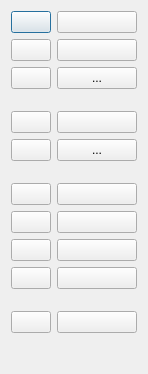
<?xml version="1.0" encoding="UTF-8"?>
<ui version="4.0">
 <class>MainCanvasToolDialog</class>
 <widget class="QDialog" name="MainCanvasToolDialog">
  <property name="windowModality">
   <enum>Qt::NonModal</enum>
  </property>
  <property name="geometry">
   <rect>
    <x>0</x>
    <y>0</y>
    <width>145</width>
    <height>374</height>
   </rect>
  </property>
  <property name="sizePolicy">
   <sizepolicy hsizetype="Minimum" vsizetype="Minimum">
    <horstretch>0</horstretch>
    <verstretch>0</verstretch>
   </sizepolicy>
  </property>
  <property name="windowTitle">
   <string>Dialog</string>
  </property>
  <layout class="QFormLayout" name="formLayout">
   <item row="1" column="0">
    <widget class="QPushButton" name="m_button_node_reservoir">
     <property name="text">
      <string/>
     </property>
    </widget>
   </item>
   <item row="1" column="1">
    <widget class="QPushButton" name="m_button_node_lake">
     <property name="text">
      <string/>
     </property>
    </widget>
   </item>
   <item row="2" column="0">
    <widget class="QPushButton" name="m_button_node_demand">
     <property name="text">
      <string/>
     </property>
    </widget>
   </item>
   <item row="2" column="1">
    <widget class="QPushButton" name="m_button_node_basin">
     <property name="text">
      <string/>
     </property>
    </widget>
   </item>
   <item row="3" column="0">
    <widget class="QPushButton" name="m_button_node_junction">
     <property name="text">
      <string/>
     </property>
    </widget>
   </item>
   <item row="3" column="1">
    <widget class="QPushButton" name="m_button_node_properties">
     <property name="text">
      <string>...</string>
     </property>
    </widget>
   </item>
   <item row="6" column="0">
    <widget class="QPushButton" name="m_button_link_default">
     <property name="text">
      <string/>
     </property>
    </widget>
   </item>
   <item row="6" column="1">
    <widget class="QPushButton" name="m_button_link_pumping">
     <property name="text">
      <string/>
     </property>
    </widget>
   </item>
   <item row="7" column="0">
    <widget class="QPushButton" name="m_button_link_propagation">
     <property name="text">
      <string/>
     </property>
    </widget>
   </item>
   <item row="7" column="1">
    <widget class="QPushButton" name="m_button_link_properties">
     <property name="text">
      <string>...</string>
     </property>
    </widget>
   </item>
   <item row="9" column="0">
    <widget class="QPushButton" name="m_button_state_pick">
     <property name="text">
      <string/>
     </property>
    </widget>
   </item>
   <item row="9" column="1">
    <widget class="QPushButton" name="m_button_state_drag">
     <property name="text">
      <string/>
     </property>
    </widget>
   </item>
   <item row="10" column="0">
    <widget class="QPushButton" name="m_button_state_change_label">
     <property name="text">
      <string/>
     </property>
    </widget>
   </item>
   <item row="10" column="1">
    <widget class="QPushButton" name="m_button_state_remove">
     <property name="text">
      <string/>
     </property>
    </widget>
   </item>
   <item row="11" column="0">
    <widget class="QPushButton" name="m_button_state_scale_up">
     <property name="text">
      <string/>
     </property>
    </widget>
   </item>
   <item row="11" column="1">
    <widget class="QPushButton" name="m_button_state_scale_down">
     <property name="text">
      <string/>
     </property>
    </widget>
   </item>
   <item row="12" column="0">
    <widget class="QPushButton" name="m_button_state_zoom_in">
     <property name="text">
      <string/>
     </property>
    </widget>
   </item>
   <item row="12" column="1">
    <widget class="QPushButton" name="m_button_state_zoom_out">
     <property name="text">
      <string/>
     </property>
    </widget>
   </item>
   <item row="8" column="0" colspan="2">
    <spacer name="horizontalSpacer">
     <property name="orientation">
      <enum>Qt::Horizontal</enum>
     </property>
     <property name="sizeHint" stdset="0">
      <size>
       <width>40</width>
       <height>10</height>
      </size>
     </property>
    </spacer>
   </item>
   <item row="4" column="0" colspan="2">
    <spacer name="horizontalSpacer_2">
     <property name="orientation">
      <enum>Qt::Horizontal</enum>
     </property>
     <property name="sizeHint" stdset="0">
      <size>
       <width>40</width>
       <height>10</height>
      </size>
     </property>
    </spacer>
   </item>
   <item row="14" column="0">
    <widget class="QPushButton" name="m_button_restore_zoom">
     <property name="text">
      <string/>
     </property>
    </widget>
   </item>
   <item row="13" column="0" colspan="2">
    <spacer name="horizontalSpacer_3">
     <property name="orientation">
      <enum>Qt::Horizontal</enum>
     </property>
     <property name="sizeHint" stdset="0">
      <size>
       <width>40</width>
       <height>10</height>
      </size>
     </property>
    </spacer>
   </item>
   <item row="14" column="1">
    <widget class="QPushButton" name="m_button_centralize">
     <property name="text">
      <string/>
     </property>
    </widget>
   </item>
  </layout>
 </widget>
 <resources/>
 <connections/>
</ui>
